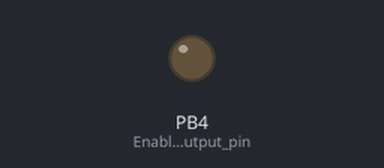
A sketch run on a simulated ATtiny85, built with avr-gcc and run on an emulated ATtiny85. On the bench: output pins drawn as LEDs (lit = HIGH).

Above: at 0.15 s.
At 1.35 s:
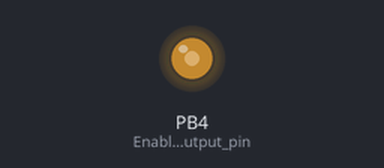
Timing chart, 0 to 1.2 s (numbered marks = the images above):
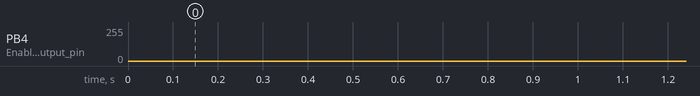

The sketch:

function-generator.ino
```cpp
// see: http://www.technoblogy.com/show?QVN
unsigned int Acc;
unsigned int Note = 80;//857; // Middle C

void setup() {
  // put your setup code here, to run once:
  // Enable 64 MHz PLL and use as source for Timer1
  PLLCSR = 1<<PCKE | 1<<PLLE;

  // Set up Timer/Counter1 for PWM output
  TIMSK = 0;                     // Timer interrupts OFF
  TCCR1 = 1<<CS10;               // 1:1 prescale
  GTCCR = 1<<PWM1B | 2<<COM1B0;  // PWM B, clear on match

  pinMode(4, OUTPUT);            // Enable PWM output pin

  // Set up Timer/Counter0 for 20kHz interrupt to output samples.
  TCCR0A = 3<<WGM00;             // Fast PWM
  TCCR0B = 1<<WGM02 | 2<<CS00;   // 1/8 prescale
  TIMSK = 1<<OCIE0A;             // Enable compare match, disable overflow
  OCR0A = 49;                    // Divide by 400

  OCR1C = 255;  // set the frequency
}

void loop() {
  // put your main code here, to run repeatedly:

}
// triangle wave
ISR(TIMER0_COMPA_vect) {
  signed char Temp, Mask;
  Acc = Acc + Note;
  Temp = Acc >> 8;
  Mask = Temp >> 15;
  OCR1B = Temp ^ Mask;
}

/*
// sawtooth wav
ISR(TIMER0_COMPA_vect) {
  Acc = Acc + Note;
  OCR1B = Acc >> 8;
}
*/
```
